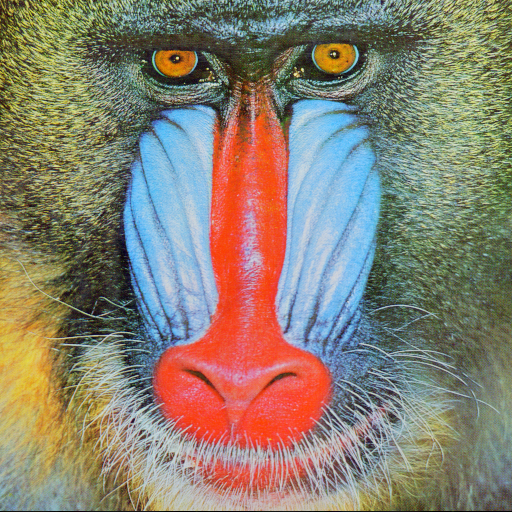
%> input picture Semana 10/4.2.03.tiff, 512 x 512 px
$ octave --eval "plot_curva_distorcao_taxa('4.2.03.tiff');"   (GNU Octave 9; MATLAB toolbox functions it lacks are replaced by stand-ins)
%> lines starting %> are read from the running program, lines starting %| are printed output that depends on the picture
### Semana 10/compc_cp.m
function [bpp, PSNR_val] = compc_cp(image_path, qualidade)
%> called with image_path = '4.2.03.tiff', qualidade = 0
    img_data = imread(image_path);
%> img_data is the input picture: size 512x512x3 uint8; mean R, G, B 137.4, 128.9, 113.1

    [~, name, ~] = fileparts(image_path);
    output_filename = [name, '_q', num2str(qualidade), '.jpg'];

    imwrite(img_data, output_filename, 'jpg', 'Quality', qualidade);

    img_jpg = imread(output_filename);
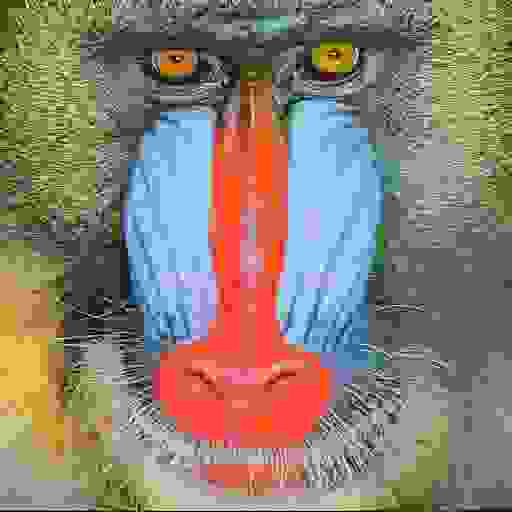
%> img_jpg: size 512x512x3 uint8; mean R, G, B 139.1, 128.4, 115.9

    imshow(img_jpg);
    title(['Imagem com qualidade ', num2str(qualidade)]);

    img_info = imfinfo(output_filename);
    compressed_file_size = img_info.FileSize;
    num_pixels = img_info.Width * img_info.Height;
    bpp = (compressed_file_size * 8) / num_pixels;

    PSNR_val = calculate_psnr(img_data, img_jpg);

    fprintf('Taxa de compressão (bpp): %.2f bits por pixel\n', bpp);
    fprintf('Valor de PSNR: %.2f dB\n', PSNR_val);
end

### Semana 10/calculate_mse.m
function mse_val = calculate_mse(image1, image2)

    if size(image1, 3) == 3
        image1 = rgb2gray(image1);
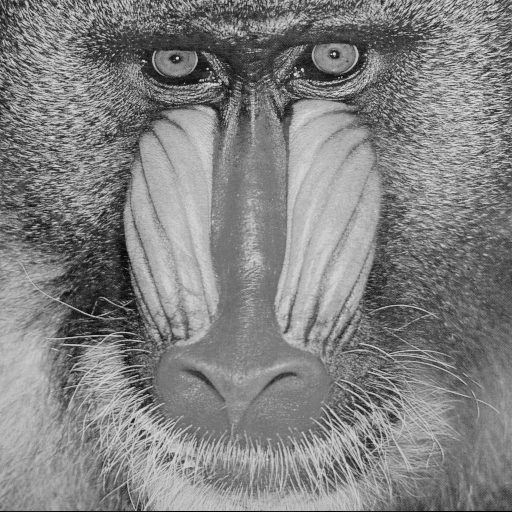
%> image1: size 512x512 uint8; min 0, max 231, mean 129.6
    end

    if size(image2, 3) == 3
        image2 = rgb2gray(image2);
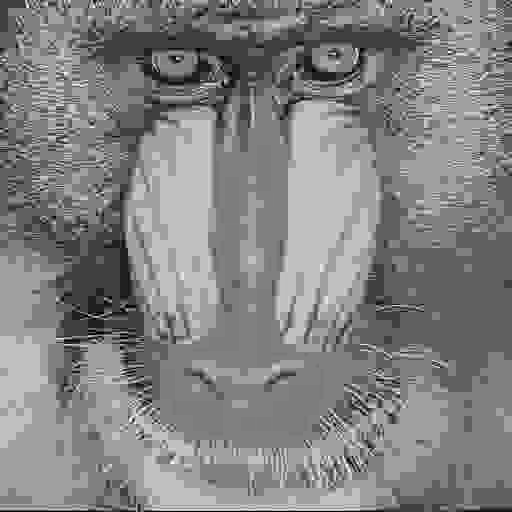
%> image2: size 512x512 uint8; min 0, max 255, mean 130.2
    end

    if ~isequal(size(image1), size(image2))
        error('As imagens devem ter o mesmo tamanho para calcular o MSE.');
    end

    mse_val = sum((double(image1(:)) - double(image2(:))).^2) / numel(image1);
%> mse_val = 660.3
end

### Semana 10/calculate_psnr.m
function psnr_val = calculate_psnr(arquivo1, arquivo2)
    mse_val = calculate_mse(arquivo1, arquivo2);
%> mse_val = 660.3
    pixel_max = 255;
    psnr_val = 10 * log10((pixel_max^2) / mse_val);
%> psnr_val = 19.93
end

### Semana 10/plot_curva_distorcao_taxa.m
function plot_curva_distorcao_taxa(image_path)
    qualidades = [0, 20, 40, 60, 80, 100];

    bpps = zeros(1, length(qualidades));
    psnrs = zeros(1, length(qualidades));

    for i = 1:length(qualidades)
        [bpp, psnr_val] = compc_cp(image_path, qualidades(i));
%| Valor de PSNR: 19.93 dB
%> bpp = 0.197; psnr_val = 19.93
%> `plot_curva_distorcao_taxa('4.2.03.tiff');`:
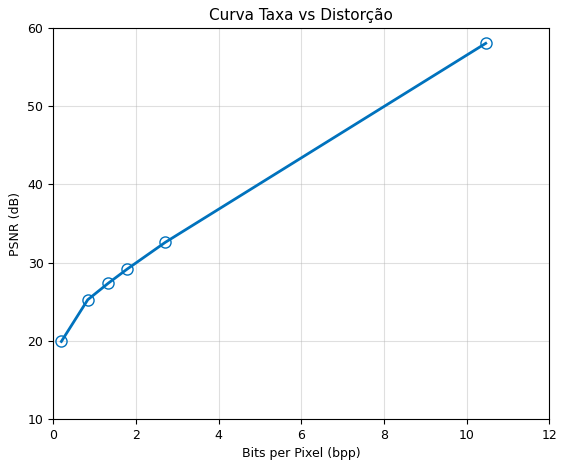
%> figure redrawn from the program's plot data
        bpps(i) = bpp;
        psnrs(i) = psnr_val;
    end

    figure;
    plot(bpps, psnrs, '-o', 'LineWidth', 2, 'MarkerSize', 8);
    xlabel('Bits per Pixel (bpp)');
    ylabel('PSNR (dB)');
    title('Curva Taxa vs Distorção');
    grid on;
end
